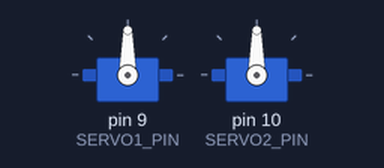
Bench run of a sketch on a simulated Arduino Nano, built with avr-gcc and run on an emulated ATmega328P. Shown: 2 × servo. Random numbers use the default seed unless the sketch sets one.

Above: at 0.1 s.
At 3.66 s:
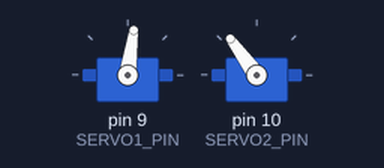
At 22.8 s:
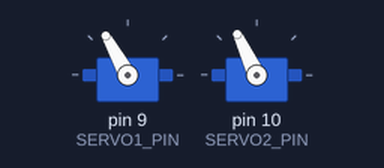
At 37.8 s:
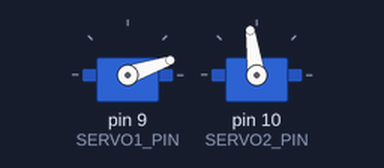
Timing chart, 0 to 40.0 s (numbered marks = the images above):
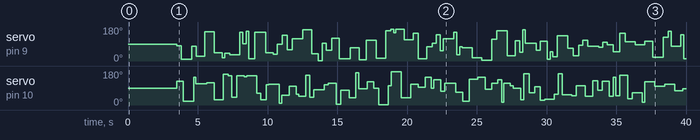

The sketch:

randomServoMotion_2_fast.ino
```cpp
#include <Servo.h>

// --- Configuration ---
const int SERVO1_PIN = 9;
const int SERVO2_PIN = 10;

const int ANGLE_MIN  = 0;       // raise to 10 to be gentle on gears
const int ANGLE_MAX  = 180;     // lower to 170 to be gentle on gears

const int MIN_HOLD_MS = 150;    // shortest time before picking new target
const int MAX_HOLD_MS = 800;    // longest time before picking new target

// --- Per-servo state ---
Servo s1, s2;
unsigned long s1_nextChange = 0;
unsigned long s2_nextChange = 0;

void pickNewTarget(Servo& servo, unsigned long& nextChange) {
  int target = random(ANGLE_MIN, ANGLE_MAX + 1);
  servo.write(target);
  nextChange = millis() + random(MIN_HOLD_MS, MAX_HOLD_MS + 1);
}

void setup() {
  randomSeed(analogRead(A0));   // floating pin = noise = different seed each boot

  s1.attach(SERVO1_PIN);
  s2.attach(SERVO2_PIN);
  s1.write(90);
  s2.write(90);
  delay(3500);                   // let them settle at center

  // Trigger immediate first random move
  s1_nextChange = millis();
  s2_nextChange = millis();
}

void loop() {
  if (millis() >= s1_nextChange) pickNewTarget(s1, s1_nextChange);
  if (millis() >= s2_nextChange) pickNewTarget(s2, s2_nextChange);
}
```

Measured:
- by itself, servo on pin 9 (SERVO1_PIN): 90° → 82° at 3.5 s, → 10° 0.33 s later, → 77° 0.74 s later, → 25° 0.33 s later, … (81 changes in this stretch)
- by itself, servo on pin 10 (SERVO2_PIN): 90° → 126° at 3.5 s, → 21° 0.47 s later, → 147° 0.73 s later, → 112° 0.15 s later, … (83 changes in this stretch)
